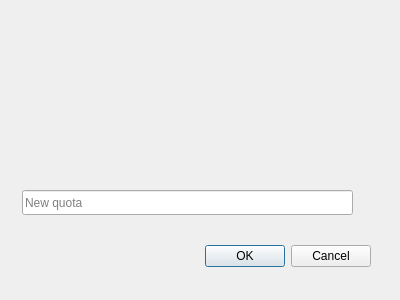
<?xml version="1.0" encoding="UTF-8"?>
<ui version="4.0">
 <class>OfferNewQuotaDialog</class>
 <widget class="QDialog" name="OfferNewQuotaDialog">
  <property name="geometry">
   <rect>
    <x>0</x>
    <y>0</y>
    <width>400</width>
    <height>300</height>
   </rect>
  </property>
  <property name="windowTitle">
   <string>Dialog</string>
  </property>
  <widget class="QDialogButtonBox" name="buttonBox">
   <property name="geometry">
    <rect>
     <x>30</x>
     <y>240</y>
     <width>341</width>
     <height>32</height>
    </rect>
   </property>
   <property name="orientation">
    <enum>Qt::Horizontal</enum>
   </property>
   <property name="standardButtons">
    <set>QDialogButtonBox::Cancel|QDialogButtonBox::Ok</set>
   </property>
  </widget>
  <widget class="QLabel" name="label">
   <property name="geometry">
    <rect>
     <x>6</x>
     <y>10</y>
     <width>371</width>
     <height>161</height>
    </rect>
   </property>
   <property name="text">
    <string/>
   </property>
   <property name="wordWrap">
    <bool>true</bool>
   </property>
  </widget>
  <widget class="QLineEdit" name="lineEdit">
   <property name="geometry">
    <rect>
     <x>22</x>
     <y>190</y>
     <width>331</width>
     <height>25</height>
    </rect>
   </property>
   <property name="placeholderText">
    <string>New quota</string>
   </property>
  </widget>
 </widget>
 <resources/>
 <connections>
  <connection>
   <sender>buttonBox</sender>
   <signal>accepted()</signal>
   <receiver>OfferNewQuotaDialog</receiver>
   <slot>accept()</slot>
   <hints>
    <hint type="sourcelabel">
     <x>248</x>
     <y>254</y>
    </hint>
    <hint type="destinationlabel">
     <x>157</x>
     <y>274</y>
    </hint>
   </hints>
  </connection>
  <connection>
   <sender>buttonBox</sender>
   <signal>rejected()</signal>
   <receiver>OfferNewQuotaDialog</receiver>
   <slot>reject()</slot>
   <hints>
    <hint type="sourcelabel">
     <x>316</x>
     <y>260</y>
    </hint>
    <hint type="destinationlabel">
     <x>286</x>
     <y>274</y>
    </hint>
   </hints>
  </connection>
 </connections>
</ui>
